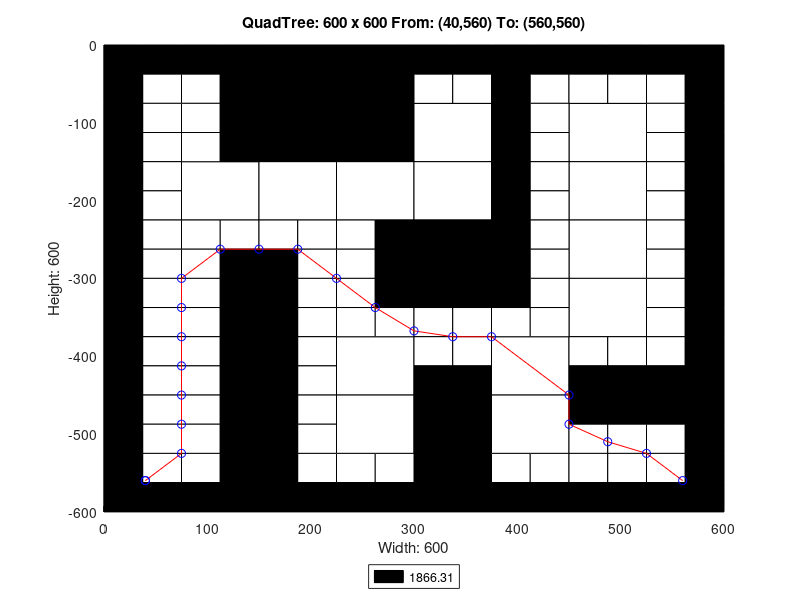

Here is the MATLAB script that generated this plot:
axis([0 600 -600 0]);
title('QuadTree: 600 x 600 From: (40,560) To: (560,560)');
xlabel('Width: 600');
ylabel('Height: 600');
rectangle('Position',[150 -150 150 150], 'FaceColor',[0 0 0]);
rectangle('Position',[75 -225 75 75], 'FaceColor',[1 1 1]);
rectangle('Position',[150 -225 75 75], 'FaceColor',[1 1 1]);
rectangle('Position',[225 -225 75 75], 'FaceColor',[1 1 1]);
rectangle('Position',[300 -150 75 75], 'FaceColor',[1 1 1]);
rectangle('Position',[450 -150 75 75], 'FaceColor',[1 1 1]);
rectangle('Position',[300 -225 75 75], 'FaceColor',[1 1 1]);
rectangle('Position',[300 -300 75 75], 'FaceColor',[0 0 0]);
rectangle('Position',[450 -225 75 75], 'FaceColor',[1 1 1]);
rectangle('Position',[450 -300 75 75], 'FaceColor',[1 1 1]);
rectangle('Position',[225 -450 75 75], 'FaceColor',[1 1 1]);
rectangle('Position',[225 -525 75 75], 'FaceColor',[1 1 1]);
rectangle('Position',[375 -450 75 75], 'FaceColor',[1 1 1]);
rectangle('Position',[450 -375 75 75], 'FaceColor',[1 1 1]);
rectangle('Position',[300 -525 75 75], 'FaceColor',[0 0 0]);
rectangle('Position',[375 -525 75 75], 'FaceColor',[1 1 1]);
rectangle('Position',[300 -600 75 75], 'FaceColor',[0 0 0]);
rectangle('Position',[0 -37.5 37.5 37.5], 'FaceColor',[0 0 0]);
rectangle('Position',[37.5 -37.5 37.5 37.5], 'FaceColor',[0 0 0]);
rectangle('Position',[0 -75 37.5 37.5], 'FaceColor',[0 0 0]);
rectangle('Position',[37.5 -75 37.5 37.5], 'FaceColor',[1 1 1]);
rectangle('Position',[75 -37.5 37.5 37.5], 'FaceColor',[0 0 0]);
rectangle('Position',[112.5 -37.5 37.5 37.5], 'FaceColor',[0 0 0]);
rectangle('Position',[75 -75 37.5 37.5], 'FaceColor',[1 1 1]);
rectangle('Position',[112.5 -75 37.5 37.5], 'FaceColor',[0 0 0]);
rectangle('Position',[0 -112.5 37.5 37.5], 'FaceColor',[0 0 0]);
rectangle('Position',[37.5 -112.5 37.5 37.5], 'FaceColor',[1 1 1]);
rectangle('Position',[0 -150 37.5 37.5], 'FaceColor',[0 0 0]);
rectangle('Position',[37.5 -150 37.5 37.5], 'FaceColor',[1 1 1]);
rectangle('Position',[75 -112.5 37.5 37.5], 'FaceColor',[1 1 1]);
rectangle('Position',[112.5 -112.5 37.5 37.5], 'FaceColor',[0 0 0]);
rectangle('Position',[75 -150 37.5 37.5], 'FaceColor',[1 1 1]);
rectangle('Position',[112.5 -150 37.5 37.5], 'FaceColor',[0 0 0]);
rectangle('Position',[0 -187.5 37.5 37.5], 'FaceColor',[0 0 0]);
rectangle('Position',[37.5 -187.5 37.5 37.5], 'FaceColor',[1 1 1]);
rectangle('Position',[0 -225 37.5 37.5], 'FaceColor',[0 0 0]);
rectangle('Position',[37.5 -225 37.5 37.5], 'FaceColor',[1 1 1]);
rectangle('Position',[0 -262.5 37.5 37.5], 'FaceColor',[0 0 0]);
rectangle('Position',[37.5 -262.5 37.5 37.5], 'FaceColor',[1 1 1]);
rectangle('Position',[0 -300 37.5 37.5], 'FaceColor',[0 0 0]);
rectangle('Position',[37.5 -300 37.5 37.5], 'FaceColor',[1 1 1]);
rectangle('Position',[75 -262.5 37.5 37.5], 'FaceColor',[1 1 1]);
rectangle('Position',[112.5 -262.5 37.5 37.5], 'FaceColor',[1 1 1]);
rectangle('Position',[75 -300 37.5 37.5], 'FaceColor',[1 1 1]);
rectangle('Position',[112.5 -300 37.5 37.5], 'FaceColor',[0 0 0]);
rectangle('Position',[150 -262.5 37.5 37.5], 'FaceColor',[1 1 1]);
rectangle('Position',[187.5 -262.5 37.5 37.5], 'FaceColor',[1 1 1]);
rectangle('Position',[150 -300 37.5 37.5], 'FaceColor',[0 0 0]);
rectangle('Position',[187.5 -300 37.5 37.5], 'FaceColor',[1 1 1]);
rectangle('Position',[225 -262.5 37.5 37.5], 'FaceColor',[1 1 1]);
rectangle('Position',[262.5 -262.5 37.5 37.5], 'FaceColor',[0 0 0]);
rectangle('Position',[225 -300 37.5 37.5], 'FaceColor',[1 1 1]);
rectangle('Position',[262.5 -300 37.5 37.5], 'FaceColor',[0 0 0]);
rectangle('Position',[300 -37.5 37.5 37.5], 'FaceColor',[0 0 0]);
rectangle('Position',[337.5 -37.5 37.5 37.5], 'FaceColor',[0 0 0]);
rectangle('Position',[300 -75 37.5 37.5], 'FaceColor',[1 1 1]);
rectangle('Position',[337.5 -75 37.5 37.5], 'FaceColor',[1 1 1]);
rectangle('Position',[375 -37.5 37.5 37.5], 'FaceColor',[0 0 0]);
rectangle('Position',[412.5 -37.5 37.5 37.5], 'FaceColor',[0 0 0]);
rectangle('Position',[375 -75 37.5 37.5], 'FaceColor',[0 0 0]);
rectangle('Position',[412.5 -75 37.5 37.5], 'FaceColor',[1 1 1]);
rectangle('Position',[375 -112.5 37.5 37.5], 'FaceColor',[0 0 0]);
rectangle('Position',[412.5 -112.5 37.5 37.5], 'FaceColor',[1 1 1]);
rectangle('Position',[375 -150 37.5 37.5], 'FaceColor',[0 0 0]);
rectangle('Position',[412.5 -150 37.5 37.5], 'FaceColor',[1 1 1]);
rectangle('Position',[450 -37.5 37.5 37.5], 'FaceColor',[0 0 0]);
rectangle('Position',[487.5 -37.5 37.5 37.5], 'FaceColor',[0 0 0]);
rectangle('Position',[450 -75 37.5 37.5], 'FaceColor',[1 1 1]);
rectangle('Position',[487.5 -75 37.5 37.5], 'FaceColor',[1 1 1]);
rectangle('Position',[525 -37.5 37.5 37.5], 'FaceColor',[0 0 0]);
rectangle('Position',[562.5 -37.5 37.5 37.5], 'FaceColor',[0 0 0]);
rectangle('Position',[525 -75 37.5 37.5], 'FaceColor',[1 1 1]);
rectangle('Position',[562.5 -75 37.5 37.5], 'FaceColor',[0 0 0]);
rectangle('Position',[525 -112.5 37.5 37.5], 'FaceColor',[1 1 1]);
rectangle('Position',[562.5 -112.5 37.5 37.5], 'FaceColor',[0 0 0]);
rectangle('Position',[525 -150 37.5 37.5], 'FaceColor',[1 1 1]);
rectangle('Position',[562.5 -150 37.5 37.5], 'FaceColor',[0 0 0]);
rectangle('Position',[375 -187.5 37.5 37.5], 'FaceColor',[0 0 0]);
rectangle('Position',[412.5 -187.5 37.5 37.5], 'FaceColor',[1 1 1]);
rectangle('Position',[375 -225 37.5 37.5], 'FaceColor',[0 0 0]);
rectangle('Position',[412.5 -225 37.5 37.5], 'FaceColor',[1 1 1]);
rectangle('Position',[375 -262.5 37.5 37.5], 'FaceColor',[0 0 0]);
rectangle('Position',[412.5 -262.5 37.5 37.5], 'FaceColor',[1 1 1]);
rectangle('Position',[375 -300 37.5 37.5], 'FaceColor',[0 0 0]);
rectangle('Position',[412.5 -300 37.5 37.5], 'FaceColor',[1 1 1]);
rectangle('Position',[525 -187.5 37.5 37.5], 'FaceColor',[1 1 1]);
rectangle('Position',[562.5 -187.5 37.5 37.5], 'FaceColor',[0 0 0]);
rectangle('Position',[525 -225 37.5 37.5], 'FaceColor',[1 1 1]);
rectangle('Position',[562.5 -225 37.5 37.5], 'FaceColor',[0 0 0]);
rectangle('Position',[525 -262.5 37.5 37.5], 'FaceColor',[1 1 1]);
rectangle('Position',[562.5 -262.5 37.5 37.5], 'FaceColor',[0 0 0]);
rectangle('Position',[525 -300 37.5 37.5], 'FaceColor',[1 1 1]);
rectangle('Position',[562.5 -300 37.5 37.5], 'FaceColor',[0 0 0]);
rectangle('Position',[0 -337.5 37.5 37.5], 'FaceColor',[0 0 0]);
rectangle('Position',[37.5 -337.5 37.5 37.5], 'FaceColor',[1 1 1]);
rectangle('Position',[0 -375 37.5 37.5], 'FaceColor',[0 0 0]);
rectangle('Position',[37.5 -375 37.5 37.5], 'FaceColor',[1 1 1]);
rectangle('Position',[75 -337.5 37.5 37.5], 'FaceColor',[1 1 1]);
rectangle('Position',[112.5 -337.5 37.5 37.5], 'FaceColor',[0 0 0]);
rectangle('Position',[75 -375 37.5 37.5], 'FaceColor',[1 1 1]);
rectangle('Position',[112.5 -375 37.5 37.5], 'FaceColor',[0 0 0]);
rectangle('Position',[0 -412.5 37.5 37.5], 'FaceColor',[0 0 0]);
rectangle('Position',[37.5 -412.5 37.5 37.5], 'FaceColor',[1 1 1]);
rectangle('Position',[0 -450 37.5 37.5], 'FaceColor',[0 0 0]);
rectangle('Position',[37.5 -450 37.5 37.5], 'FaceColor',[1 1 1]);
rectangle('Position',[75 -412.5 37.5 37.5], 'FaceColor',[1 1 1]);
rectangle('Position',[112.5 -412.5 37.5 37.5], 'FaceColor',[0 0 0]);
rectangle('Position',[75 -450 37.5 37.5], 'FaceColor',[1 1 1]);
rectangle('Position',[112.5 -450 37.5 37.5], 'FaceColor',[0 0 0]);
rectangle('Position',[150 -337.5 37.5 37.5], 'FaceColor',[0 0 0]);
rectangle('Position',[187.5 -337.5 37.5 37.5], 'FaceColor',[1 1 1]);
rectangle('Position',[150 -375 37.5 37.5], 'FaceColor',[0 0 0]);
rectangle('Position',[187.5 -375 37.5 37.5], 'FaceColor',[1 1 1]);
rectangle('Position',[225 -337.5 37.5 37.5], 'FaceColor',[1 1 1]);
rectangle('Position',[262.5 -337.5 37.5 37.5], 'FaceColor',[0 0 0]);
rectangle('Position',[225 -375 37.5 37.5], 'FaceColor',[1 1 1]);
rectangle('Position',[262.5 -375 37.5 37.5], 'FaceColor',[1 1 1]);
rectangle('Position',[150 -412.5 37.5 37.5], 'FaceColor',[0 0 0]);
rectangle('Position',[187.5 -412.5 37.5 37.5], 'FaceColor',[1 1 1]);
rectangle('Position',[150 -450 37.5 37.5], 'FaceColor',[0 0 0]);
rectangle('Position',[187.5 -450 37.5 37.5], 'FaceColor',[1 1 1]);
rectangle('Position',[0 -487.5 37.5 37.5], 'FaceColor',[0 0 0]);
rectangle('Position',[37.5 -487.5 37.5 37.5], 'FaceColor',[1 1 1]);
rectangle('Position',[0 -525 37.5 37.5], 'FaceColor',[0 0 0]);
rectangle('Position',[37.5 -525 37.5 37.5], 'FaceColor',[1 1 1]);
rectangle('Position',[75 -487.5 37.5 37.5], 'FaceColor',[1 1 1]);
rectangle('Position',[112.5 -487.5 37.5 37.5], 'FaceColor',[0 0 0]);
rectangle('Position',[75 -525 37.5 37.5], 'FaceColor',[1 1 1]);
rectangle('Position',[112.5 -525 37.5 37.5], 'FaceColor',[0 0 0]);
rectangle('Position',[0 -562.5 37.5 37.5], 'FaceColor',[0 0 0]);
rectangle('Position',[37.5 -562.5 37.5 37.5], 'FaceColor',[1 1 1]);
rectangle('Position',[0 -600 37.5 37.5], 'FaceColor',[0 0 0]);
rectangle('Position',[37.5 -600 37.5 37.5], 'FaceColor',[0 0 0]);
rectangle('Position',[75 -562.5 37.5 37.5], 'FaceColor',[1 1 1]);
rectangle('Position',[112.5 -562.5 37.5 37.5], 'FaceColor',[0 0 0]);
rectangle('Position',[75 -600 37.5 37.5], 'FaceColor',[0 0 0]);
rectangle('Position',[112.5 -600 37.5 37.5], 'FaceColor',[0 0 0]);
rectangle('Position',[150 -487.5 37.5 37.5], 'FaceColor',[0 0 0]);
rectangle('Position',[187.5 -487.5 37.5 37.5], 'FaceColor',[1 1 1]);
rectangle('Position',[150 -525 37.5 37.5], 'FaceColor',[0 0 0]);
rectangle('Position',[187.5 -525 37.5 37.5], 'FaceColor',[1 1 1]);
rectangle('Position',[150 -562.5 37.5 37.5], 'FaceColor',[0 0 0]);
rectangle('Position',[187.5 -562.5 37.5 37.5], 'FaceColor',[1 1 1]);
rectangle('Position',[150 -600 37.5 37.5], 'FaceColor',[0 0 0]);
rectangle('Position',[187.5 -600 37.5 37.5], 'FaceColor',[0 0 0]);
rectangle('Position',[225 -562.5 37.5 37.5], 'FaceColor',[1 1 1]);
rectangle('Position',[262.5 -562.5 37.5 37.5], 'FaceColor',[1 1 1]);
rectangle('Position',[225 -600 37.5 37.5], 'FaceColor',[0 0 0]);
rectangle('Position',[262.5 -600 37.5 37.5], 'FaceColor',[0 0 0]);
rectangle('Position',[300 -337.5 37.5 37.5], 'FaceColor',[0 0 0]);
rectangle('Position',[337.5 -337.5 37.5 37.5], 'FaceColor',[0 0 0]);
rectangle('Position',[300 -375 37.5 37.5], 'FaceColor',[1 1 1]);
rectangle('Position',[337.5 -375 37.5 37.5], 'FaceColor',[1 1 1]);
rectangle('Position',[375 -337.5 37.5 37.5], 'FaceColor',[0 0 0]);
rectangle('Position',[412.5 -337.5 37.5 37.5], 'FaceColor',[1 1 1]);
rectangle('Position',[375 -375 37.5 37.5], 'FaceColor',[1 1 1]);
rectangle('Position',[412.5 -375 37.5 37.5], 'FaceColor',[1 1 1]);
rectangle('Position',[300 -412.5 37.5 37.5], 'FaceColor',[1 1 1]);
rectangle('Position',[337.5 -412.5 37.5 37.5], 'FaceColor',[1 1 1]);
rectangle('Position',[300 -450 37.5 37.5], 'FaceColor',[0 0 0]);
rectangle('Position',[337.5 -450 37.5 37.5], 'FaceColor',[0 0 0]);
rectangle('Position',[525 -337.5 37.5 37.5], 'FaceColor',[1 1 1]);
rectangle('Position',[562.5 -337.5 37.5 37.5], 'FaceColor',[0 0 0]);
rectangle('Position',[525 -375 37.5 37.5], 'FaceColor',[1 1 1]);
rectangle('Position',[562.5 -375 37.5 37.5], 'FaceColor',[0 0 0]);
rectangle('Position',[450 -412.5 37.5 37.5], 'FaceColor',[1 1 1]);
rectangle('Position',[487.5 -412.5 37.5 37.5], 'FaceColor',[1 1 1]);
rectangle('Position',[450 -450 37.5 37.5], 'FaceColor',[0 0 0]);
rectangle('Position',[487.5 -450 37.5 37.5], 'FaceColor',[0 0 0]);
rectangle('Position',[525 -412.5 37.5 37.5], 'FaceColor',[1 1 1]);
rectangle('Position',[562.5 -412.5 37.5 37.5], 'FaceColor',[0 0 0]);
rectangle('Position',[525 -450 37.5 37.5], 'FaceColor',[0 0 0]);
rectangle('Position',[562.5 -450 37.5 37.5], 'FaceColor',[0 0 0]);
rectangle('Position',[375 -562.5 37.5 37.5], 'FaceColor',[1 1 1]);
rectangle('Position',[412.5 -562.5 37.5 37.5], 'FaceColor',[1 1 1]);
rectangle('Position',[375 -600 37.5 37.5], 'FaceColor',[0 0 0]);
rectangle('Position',[412.5 -600 37.5 37.5], 'FaceColor',[0 0 0]);
rectangle('Position',[450 -487.5 37.5 37.5], 'FaceColor',[0 0 0]);
rectangle('Position',[487.5 -487.5 37.5 37.5], 'FaceColor',[0 0 0]);
rectangle('Position',[450 -525 37.5 37.5], 'FaceColor',[1 1 1]);
rectangle('Position',[487.5 -525 37.5 37.5], 'FaceColor',[1 1 1]);
rectangle('Position',[525 -487.5 37.5 37.5], 'FaceColor',[0 0 0]);
rectangle('Position',[562.5 -487.5 37.5 37.5], 'FaceColor',[0 0 0]);
rectangle('Position',[525 -525 37.5 37.5], 'FaceColor',[1 1 1]);
rectangle('Position',[562.5 -525 37.5 37.5], 'FaceColor',[0 0 0]);
rectangle('Position',[450 -562.5 37.5 37.5], 'FaceColor',[1 1 1]);
rectangle('Position',[487.5 -562.5 37.5 37.5], 'FaceColor',[1 1 1]);
rectangle('Position',[450 -600 37.5 37.5], 'FaceColor',[0 0 0]);
rectangle('Position',[487.5 -600 37.5 37.5], 'FaceColor',[0 0 0]);
rectangle('Position',[525 -562.5 37.5 37.5], 'FaceColor',[1 1 1]);
rectangle('Position',[562.5 -562.5 37.5 37.5], 'FaceColor',[0 0 0]);
rectangle('Position',[525 -600 37.5 37.5], 'FaceColor',[0 0 0]);
rectangle('Position',[562.5 -600 37.5 37.5], 'FaceColor',[0 0 0]);
X=[560,525,487.5,450,450,375,337.5,300,262.5,225,187.5,150,112.5,75,75,75,75,75,75,75,40,40];
Y=[-560,-525,-510,-487.5,-450,-375,-375,-367.5,-337.5,-300,-262.5,-262.5,-262.5,-300,-337.5,-375,-412.5,-450,-487.5,-525,-560,-560];
hold on;
plot(X,Y,'r');
plot(X,Y,'bo');
legend('1866.31','Location','southoutside');
